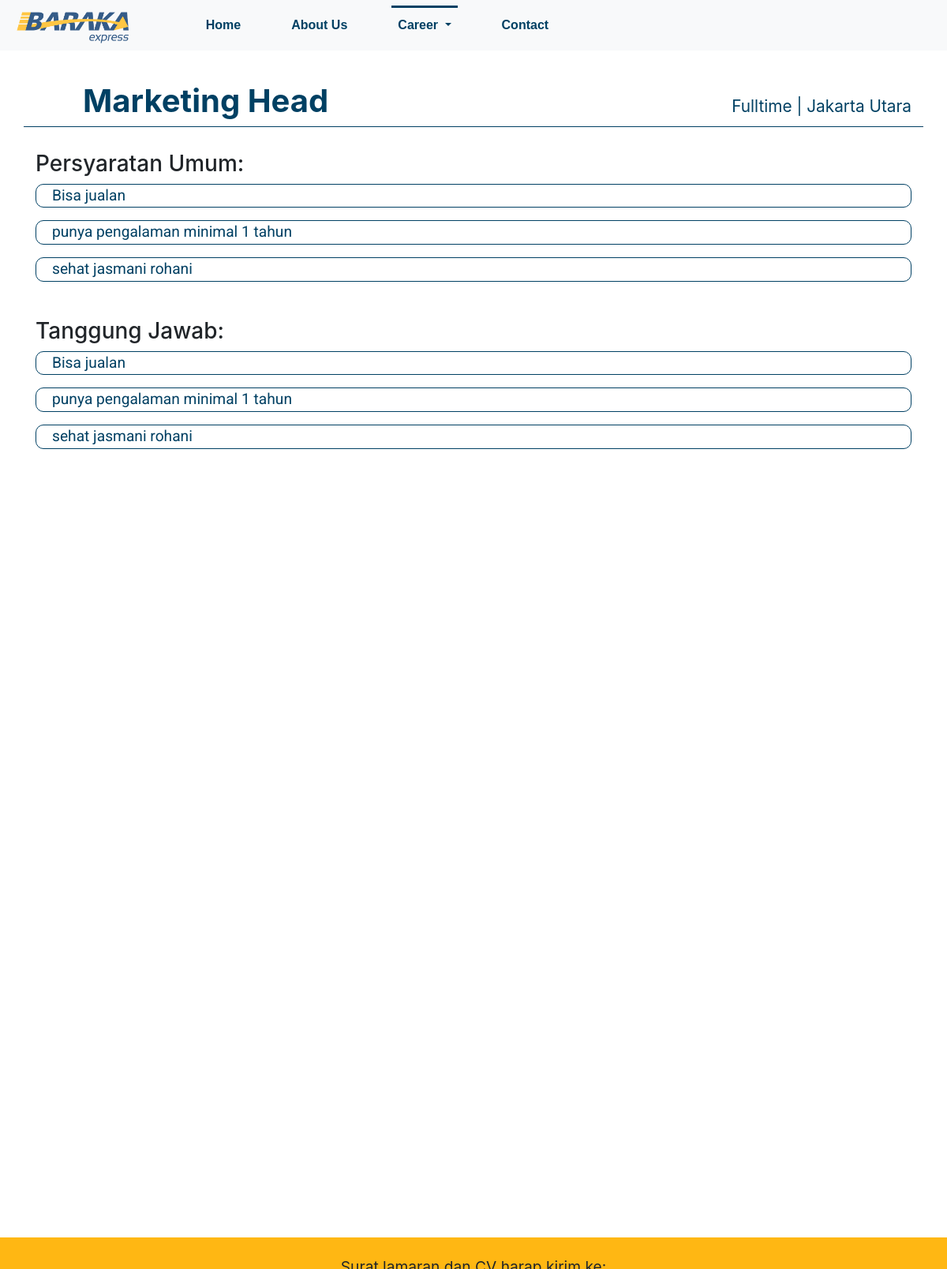
The app's page /detail_lowongan/2/ with its own data.
### website/models.py (models this page shows, shortened)
class LowonganKerja(models.Model):
    DAERAH_CHOICES = [
        ('JKT', 'Jakarta'),
        ('JABAR', 'Jawa Barat'),
        ('JATENG', 'Jawa Tengah'),
        ('JATIM', 'Jawa Timur')
    ]
    daerah = models.CharField(max_length=short_text, choices=DAERAH_CHOICES)
    posisi = models.CharField(max_length=long_text)
    kota = models.CharField(max_length=short_text)
    jenis = models.CharField(max_length=short_text)
    persyaratan = RichTextField(field_settings='advanced')
    tanggung_jawab = RichTextField(field_settings='advanced')
    class Meta:
        verbose_name_plural = "Lowongan Kerja"

### website/views.py (the view)
# urls.py: path('detail_lowongan/<int:id>/', views.loker_detail),
def loker_detail(request, id):
    try:
        data_loker = LowonganKerja.objects.get(id=id)
        context = { 'page' : 'career', 'loker' : data_loker }
        return render(request, 'website/loker_detail.html', context)
    except LowonganKerja.DoesNotExist as e:
        return main(request)

### website/templates/website/loker_detail.html (shortened to what this page needs)
{% load static %}
<!DOCTYPE html>
<html lang="id">
<head>
  {% include 'website/common_header.html' %}
  <link rel="stylesheet" href="{% static 'css/loker_detail.css' %}">
</head>
<body>
{% include 'website/navbar.html' %}
<div class="container">
  <div class="row" id="title-row">
    <div class="col-md-6" style="text-align: left">
      <h1 style="margin-left: 60px; color: #004063; font-weight: 700">{{ loker.posisi }}</h1>
    </div>
    <div class="col-md-6" style="text-align: right; color: #004063; margin-top: 15px; font-size: 1.3em">
      {{ loker.jenis }} | {{ loker.kota }}
    </div>
  </div>
  <div class="row" id="description-row">
    <div class="col-md-12">
      <h3 style="margin-top: 30px;">Persyaratan Umum:</h3>
      <div class="persyaratan">{{ loker.persyaratan|safe }}</div>
    </div>
    <div class="col-md-12">
      <h3 style="margin-top: 30px">Tanggung Jawab:</h3>
      <div class="persyaratan">{{ loker.persyaratan|safe }}</div>
    </div>
  </div>
</div>
<footer class="footer">
<div class="container-fluid">
  <div class="row" id="slogan-row">
    <div class="col-md-12" style="text-align: center; line-height:25px; font-size: 1.2em">
      Surat lamaran dan CV harap kirim ke:<br>
      hrd@basarta.co.id<br>
      hrdbstjakarta@yahoo.com<br><br>
    </div>
  </div>
</div>
</footer>
</body>

### static/css/common.css (style rules this page uses)
.footer { position: absolute; bottom: 0; width: 100%; height: 40px; line-height: 40px; background-color: #f5f5f5; }
html { position: relative; min-height: 100%; }
body { margin-bottom: 40px; }

### static/css/loker_detail.css (style rules this page uses)
#slogan-row { background-color: #ffb713; padding-bottom: 25px; padding-top: 25px; }
#title-row { margin-top: 40px; border-bottom-style: solid; border-width: 1px; border-color: #004063; }
.persyaratan > p { color: #004063; font-size: 1.2em; border-style: solid; border-width: 1px; border-color: #004063; padding-left: 20px; border-radius: 10px; font-family: "Roboto", sans-serif }

### records on screen
LowonganKerja: posisi "Marketing Head", jenis "Fulltime", kota "Jakarta Utara", persyaratan "Bisa jualan punya pengalaman minimal 1 tahun sehat jasmani rohani"
